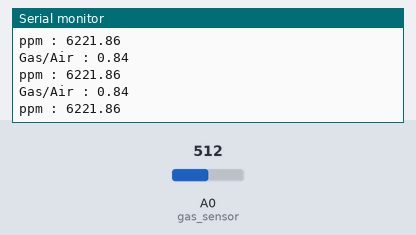
A sketch run on a simulated Arduino Uno, built with avr-gcc and run on an emulated ATmega328P. Shown: the last lines printed to the serial monitor. The test bench sets the inputs (shaded band); at power-on: A0 (gas_sensor) = 512.

Above: at 1.3 s.
1.4 s: A0 (gas_sensor) set to 0
At 1.82 s:
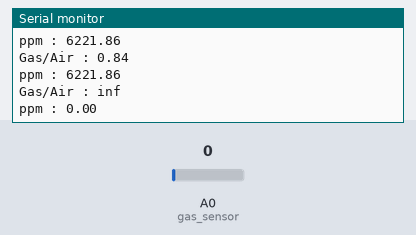
3.5 s: A0 (gas_sensor) set to 1023
At 3.82 s:
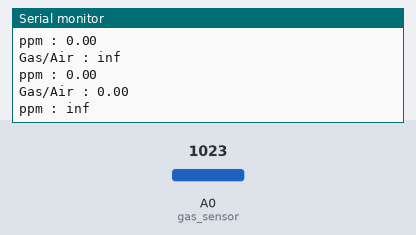

The sketch:

MQ4reader.ino
```cpp
int gas_sensor = A0; //Sensor pin
float m = -0.318; //Slope
float b = 1.133; //Y-Intercept
float R0 = 11.820; //Sensor Resistance in fresh air from previous code
float sensor_volt; //Define variable for sensor voltage
float RS_gas; //Define variable for sensor resistance
float ratio; //Define variable for ratio
void setup() {
  // put your setup code here, to run once:
  Serial.begin(9600);
}

void loop() {
  // put your main code here, to run repeatedly:
  float sensorValue = analogRead(gas_sensor); //Read analog values of sensor
  sensor_volt = sensorValue * (5.0 / 1023.0); //Convert analog values to voltage
  RS_gas = ((5.0 * 10.0) / sensor_volt) - 10.0; //Get value of RS in a gas
  ratio = RS_gas / R0;   // Get ratio RS_gas/RS_air
  Serial.print("Gas/Air : ");
  Serial.println(ratio);
  double ppm_log = (log10(ratio) - b) / m; //Get ppm value in linear scale according to the the ratio value
  double ppm = pow(10, ppm_log); //Convert ppm value to log scale
  //double percentage = ppm / 10000; //Convert to percentage
  Serial.print("ppm : ");
  Serial.print(ppm); //Load screen buffer with percentage value
  Serial.println("\n"); //Load screen buffer with "%"
  delay(500);
}
```

Measured:
- after the input at 1.4 s, the serial monitor: prints a new line after 0.11 s (image 1)
- after the input at 3.5 s, the serial monitor: prints a new line at once (image 2)
